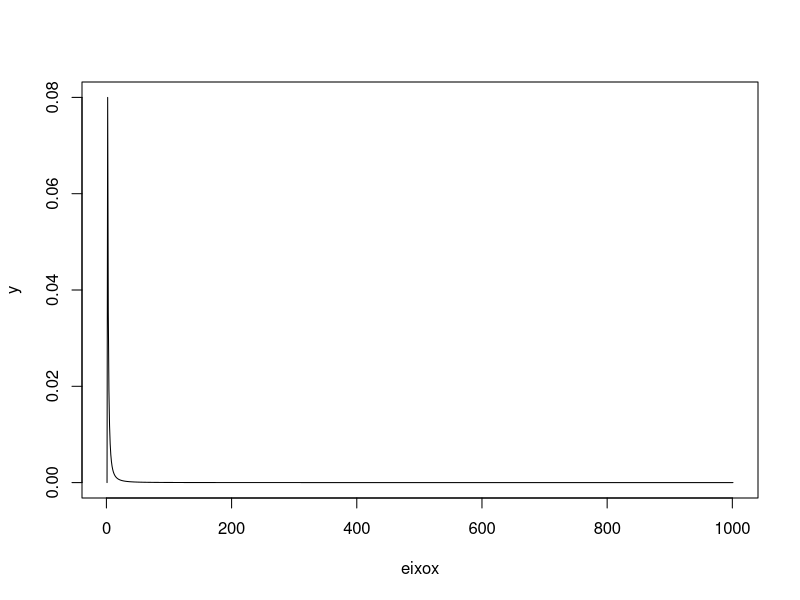

The R source for this figure:
# Aluna: Giullia Rodrigues
# Matrícula: 11621BCC016
# Prova 1 - Parte 2

print("**********************************")
print("Questão 1:")
print("----------------------------------")
print("Questão 1 - a")
# Iniciando minha variável como valor 0
questao_1_a <- 0
a <- 1
b <- 0
x <- b-a
# Gerando cem mil números da distribuição uniforme em [0,1]
y <- runif(100000, 0, 1)
# Aplicando a função h no vetor y
# Vamos guardar esta operção dentro da variável h
h <- ((((1/y)-1)/((1)+(2*((1/y)-1)*((1/y)-1))+(((1/y)-1)*((1/y)-1)*((1/y)-1)*((1/y)-1))))*(((-1)/(y*y))))
# Somando os cem mil valores e divindo a soma por cem mil e guardando em questao_1_a
questao_1_a <- sum(h)/100000
# Mostrando questao_1_a na tela
resposta_final_1_a <- questao_1_a * x
print(resposta_final_1_a)

#######################################
print("----------------------------------")
print("Questão 1 - b")

eixox <- c()
# Gerando sequencia
eixox <- seq(0:1000)
# Aplicando a função h no vetor eixox
# Vamos guardar esta operação dentro da variável y
y <- ((((1/eixox)-1)/((1)+(2*((1/eixox)-1)*((1/eixox)-1))+(((1/eixox)-1)*((1/eixox)-1)*((1/eixox)-1)*((1/eixox)-1))))*(((-1)/(eixox*eixox))))

plot(eixox,y,type="l")
#######################################
print("**********************************")
print("Questão 2:")
print("----------------------------------")
# Coroa = Esquerda = 0
# Cara = Direita = 1

soma <- 0

print("Questão 2 - a")
print("Teórica")
print("----------------------------------")
#
#
#
# Nesse caso vamos considerar os valores que realmente representam cara e coroa. 
#
# Se eu obtenho cara, vou andar uma casa para a direita, ou seja, considerando a reta numérica, vou aumentar uma unidade. Exemplo: Se estou na casa 6 e obtenho cara eu avanço para a casinha 7, pois 6+1=7. Vamos chamar cara de X.
# X = +1
#
# Se eu obtenho coroa, vou andar uma casa para a esquerda, ou seja, considerando a reta numérica, vou diminuir uma unidade. Exemplo: Se estou na casa 6 e obtenho coroa eu volto para a casinha 5, pois 6-1=5. Vamos chamar coroa de Y.
# Y = -1
#
# Sabemos que voltar a origem é: depois de um número de rodadas (R) é parar na casinha 0. Então meu interesse é que depois de obter N vezes cara e M vezes coroa eu volte a casinha 0. (R = M + N)
# M - N = 0 
# Passando o N para o lado direito da minha igualdade, ficamos com:
# M = N (*)
# Como dito acima, o meu número de rodadas (R) vai ser sempre a soma da quantidade de vezes que tirei cara (M) mais a quantidade de vezes que tirei coroa (N), com isso temos :
# R = M + N
# Como obtido anteriormente em (*), eu tenho que M = N.
# Vamos utilizar isso substituindo em R = M + N:
# R = M + M
# Somando meus M's eu tenho que:
# R = 2*M
#
# De acordo com a "Propriedades dos números pares e ímpares":
# Qualquer número par pode ser escrito na forma 2n (2 vezes n). Por exemplo o número 8, que é par e pode ser escrito como 2*4.
# https://mundoeducacao.uol.com.br/matematica/propriedades-dos-numeros-pares-impares.htm
#
# Então por essa propriedade: 2*M vai ser sempre um número par. 
#
# Ou então, eu poderia dizer que para cancelar uma cara eu teria que tirar uma coroa. Pois X + Y = 0.
#
#
#
#######################################
print("Questão 2 - b - i")
# Iniciando meu vetor de sucesso nulo 
sucesso_i <- c()

for(i in 1:100000){
  # Gerando quatro números aleatórios entre 0 e 1 simbolizando os quatro lançamentos da moeda
  moeda <- sample(0:1, size=4, replace=TRUE)
  # Aqui estou somando os valores sorteados
  # Como estou simbolizando cara = +1
  # E coroa = 0
  soma <- sum(moeda)
  # Se a soma for igual a metade dos meus valores eu posso garantir que a quantidade de caras e coroas sorteadas foram iguais
  # 4 = CCKK = 1+1+0+0 
  # Então ele anda duas casas para a direita depois duas para a esquerda voltando para a origem 
  if(soma==2){
    # Chamo de sucesso quando teoricamente volto para a origem
    # Entra no if se soma é igual a 2
    sucesso_i[i] <- 1
  } else{
    # Entra no else quando essa soma é:
    # maior que j/2 -> mais caras que coroas
    # menor que j/2 -> mais coroas que caras
    sucesso_i[i] <- 0
  }
}
# Para obter a probabilidade eu divido a soma de sucesso e divido pela quantidade de testes que eu fiz
resultado <- (sum(sucesso_i)/100000)
# Mostro na tela essa minha probabilidade
print(resultado)
print("----------------------------------")

#######################################
print("Questão 2 - b - ii")

# Iniciando meu vetor de sucesso nulo 
sucesso_ii <- c()

for(i in 1:100000){
  # Gerando seis números aleatórios entre 0 e 1 simbolizando os seis lançamentos da moeda
  moeda <- sample(0:1, size=6, replace=TRUE)
  # Aqui estou somando os valores sorteados
  # Como estou simbolizando cara = +1
  # E coroa = 0
  soma <- sum(moeda)
  # Se a soma for igual a metade dos meus valores eu posso garantir que a quantidade de caras e coroas sorteadas foram iguais
  if(soma==3){
    # Chamo de sucesso quando teoricamente volto para a origem
    # Entra no if se soma é igual a 3
    sucesso_ii[i] <- 1
  } else{
    # Entra no else quando essa soma é:
    # maior que j/2 -> mais caras que coroas
    # menor que j/2 -> mais coroas que caras
    sucesso_ii[i] <- 0
  }
}

# Para obter a probabilidade eu divido a soma de sucesso e divido pela quantidade de testes que eu fiz
resultado <- (sum(sucesso_ii)/100000)
# Mostro na tela essa minha probabilidade
print(resultado)
print("----------------------------------")

#######################################
print("Questão 2 - b - iii")

# Iniciando meu vetor de sucesso nulo 
sucesso_iii <- c()

for(i in 1:100000){
  # Gerando dez números aleatórios entre 0 e 1 simbolizando os dez lançamentos da moeda
  moeda <- sample(0:1, size=10, replace=TRUE)
  # Aqui estou somando os valores sorteados
  # Como estou simbolizando cara = +1
  # E coroa = 0
  soma <- sum(moeda)
  # Se a soma for igual a metade dos meus valores eu posso garantir que a quantidade de caras e coroas sorteadas foram iguais
  if(soma==5){
    # Chamo de sucesso quando teoricamente volto para a origem
    # Entra no if se soma é igual a 5
    sucesso_iii[i] <- 1
  } else{
    # Entra no else quando essa soma é:
    # maior que j/2 -> mais caras que coroas
    # menor que j/2 -> mais coroas que caras
    sucesso_iii[i] <- 0
  }
}

# Para obter a probabilidade eu divido a soma de sucesso e divido pela quantidade de testes que eu fiz
resultado <- (sum(sucesso_iii)/100000)
# Mostro na tela essa minha probabilidade
print(resultado)
print("----------------------------------")

#######################################
print("Questão 2 - b - iv")

# Iniciando meu vetor de sucesso nulo 
sucesso_iv <- c()

for(i in 1:100000){
  # Gerando vinte números aleatórios entre 0 e 1 simbolizando os vinte lançamentos da moeda
  moeda <- sample(0:1, size=20, replace=TRUE)
  # Aqui estou somando os valores sorteados
  # Como estou simbolizando cara = +1
  # E coroa = 0
  soma <- sum(moeda)
  # Se a soma for igual a metade dos meus valores eu posso garantir que a quantidade de caras e coroas sorteadas foram iguais
  if(soma==10){
    # Chamo de sucesso quando teoricamente volto para a origem
    # Entra no if se soma é igual a 10
    sucesso_iv[i] <- 1
  } else{
    # Entra no else quando essa soma é:
    # maior que j/2 -> mais caras que coroas
    # menor que j/2 -> mais coroas que caras
    sucesso_iv[i] <- 0
  }
}

# Para obter a probabilidade eu divido a soma de sucesso e divido pela quantidade de testes que eu fiz
resultado <- (sum(sucesso_iv)/100000)
# Mostro na tela essa minha probabilidade
print(resultado)
print("----------------------------------")

